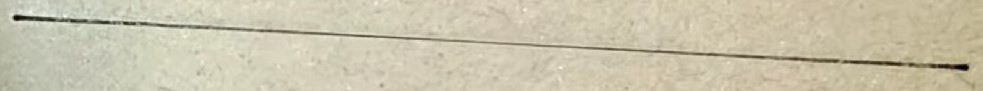
#> input picture task 2/line.jpeg, 983 x 91 px, found by its file name
$ python focal.py
#> lines starting #> are read from the running program, lines starting #| are printed output that depends on the picture; after the words box and inside, x2 and y2 are one past the last pixel; in counts of white or black regions, pixels touching at a corner belong together
import cv2
import numpy as np
import os

def find_thinnest_line(image_path):
    # Check if the image file exists
#> called with image_path = 'task 2\\line.jpeg'
    if not os.path.isfile(image_path):
        raise FileNotFoundError(f"Image file not found: {image_path}")

    img = cv2.imread(image_path)
#> img is the input picture: shape (91, 983, 3); mean B, G, R 172.9, 196.4, 202.7

    if img is None:
        raise ValueError(f"Error loading image: {image_path}")

    gray = cv2.cvtColor(img, cv2.COLOR_BGR2GRAY)
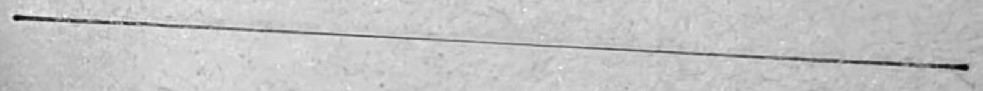
#> gray: shape (91, 983); min 1, max 249, mean 195.6

    # Apply Canny edge detection
    edges = cv2.Canny(gray, 50, 150, apertureSize=3)
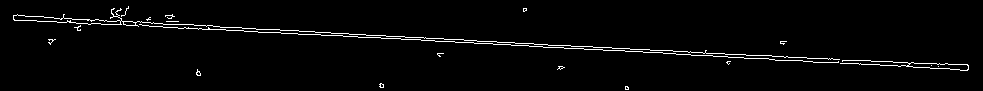
#> edges: shape (91, 983); 2.4% white in thin lines or dots, all inside (x1, y1, x2, y2) = (13, 6, 969, 90)

    # Detect lines using HoughLinesP
    lines = cv2.HoughLinesP(edges, rho=1, theta=np.pi/180, threshold=100, minLineLength=100, maxLineGap=10)
#> lines = [[511, 45, 774, 59], [44, 17, 182, 24], [194, 25, 476, 40], [464, 40, 758, 55], [113, 24, 542, 46]]

    if lines is None or len(lines) == 0:
        raise ValueError("No lines detected in the image.")

    # Calculate the distance of each pixel on the line from the center of the image
    image_center = (img.shape[1] // 2, img.shape[0] // 2)
#> image_center = (491, 45)

    def distance_from_center(x, y):
        return np.sqrt((x - image_center[0])*2 + (y - image_center[1])*2)

    # Find the thinnest point on the line based on the distance from the center
    thinnest_point = min(lines, key=lambda line: distance_from_center((line[0, 0] + line[0, 2]) // 2, (line[0, 1] + line[0, 3]) // 2))
#> thinnest_point = [[464, 40, 758, 55]]

    # Draw a small circle at the thinnest point on the original image
    img_thinnest = img.copy()
    x, y = (thinnest_point[0, 0] + thinnest_point[0, 2]) // 2, (thinnest_point[0, 1] + thinnest_point[0, 3]) // 2
#> x = 611; y = 47
    cv2.circle(img_thinnest, (x, y), 5, (0, 0, 255), -1)
#> img_thinnest: shape (91, 983, 3); 0.09% of pixels changed, all inside (x1, y1, x2, y2) = (606, 42, 617, 53)

    # Display the image with the thinnest point
    cv2.imshow('Thinnest Point', img_thinnest)
    cv2.waitKey(0)
    cv2.destroyAllWindows()

    return thinnest_point

# Example usage:
# Replace 'thin.jpg' with the path to your image
image_path = 'task 2\line.jpeg'

try:
    # Find the thinnest point on the line
    thinnest_point = find_thinnest_line(image_path)
#> thinnest_point = [[464, 40, 758, 55]]
    print("Thinnest Point Coordinates (x, y):", (thinnest_point[0, 0] + thinnest_point[0, 2]) // 2, (thinnest_point[0, 1] + thinnest_point[0, 3]) // 2)
#| Thinnest Point Coordinates (x, y): 611 47
except FileNotFoundError as e:
    print(f"Error: {e}")
except ValueError as e:
    print(f"Error: {e}")
